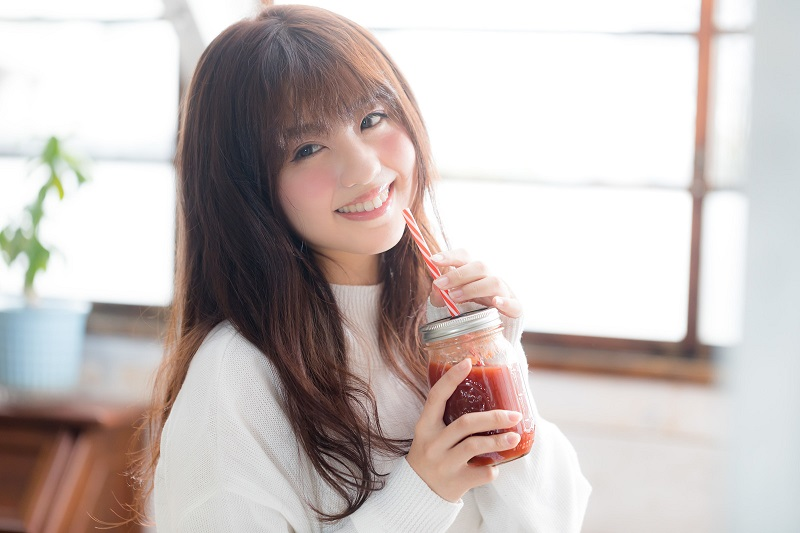
#> input picture girl01.jpg, 800 x 533 px
$ python p215.py girl01.jpg
#> lines starting #> are read from the running program, lines starting #| are printed output that depends on the picture
import sys
import cv2
if len(sys.argv)<2:
    print('表示したいファイル名を指定してください。')
    sys.exit()#ファイルが指定されていないので強制終了
file=sys.argv[1]
try:
    img=cv2.imread(file)
#> img is the input picture: shape (533, 800, 3); mean B, G, R 186.2, 188.8, 198.5
    if img is None:
        raise ValueError('ファイルが見つかりません。')
    edge=cv2.Sobel(img,-1,0,1)
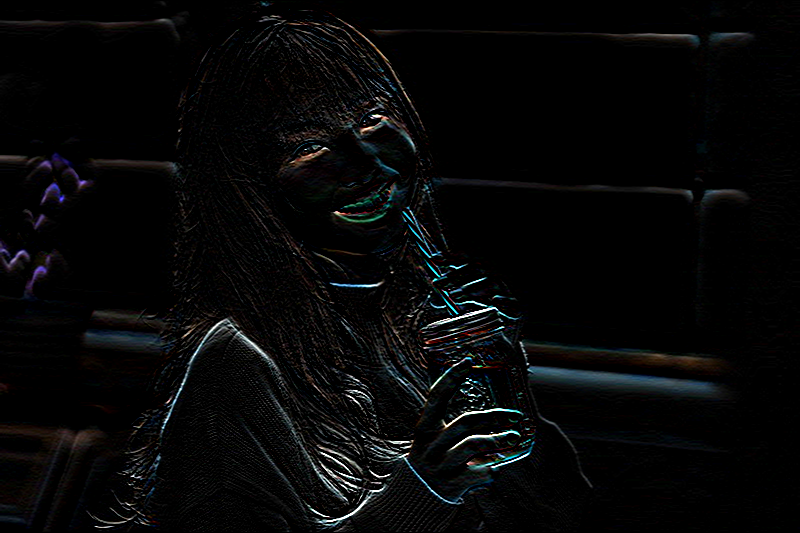
#> edge: shape (533, 800, 3); mean B, G, R 7.6, 7.3, 6.9
    cv2.imshow(file,edge)
    cv2.waitKey(0)
    cv2.destroyAllWindows()
except ValueError as e:
    print(e)
except:
    import traceback
    traceback.print_exc()

$ run again, on girl03.jpg
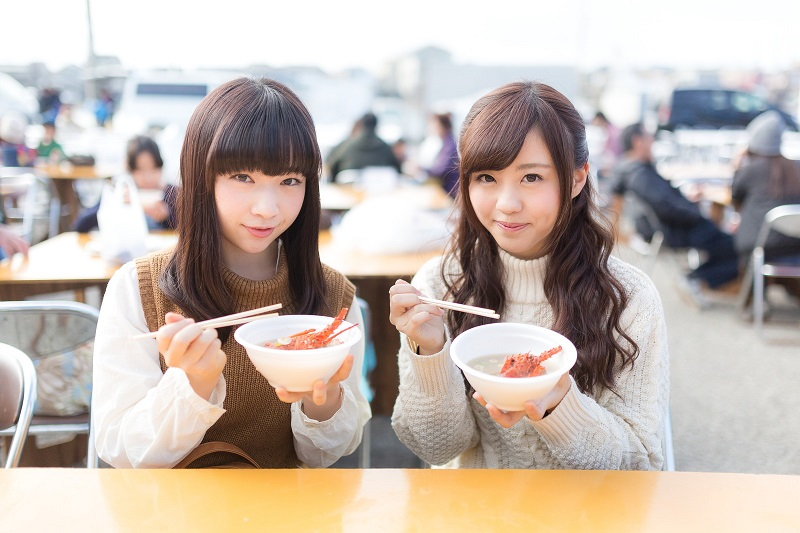
#> input picture girl03.jpg, 800 x 533 px
#> img is the input picture: shape (533, 800, 3); mean B, G, R 173.4, 181.7, 193.7
#> `edge=cv2.Sobel(img,-1,0,1)`:
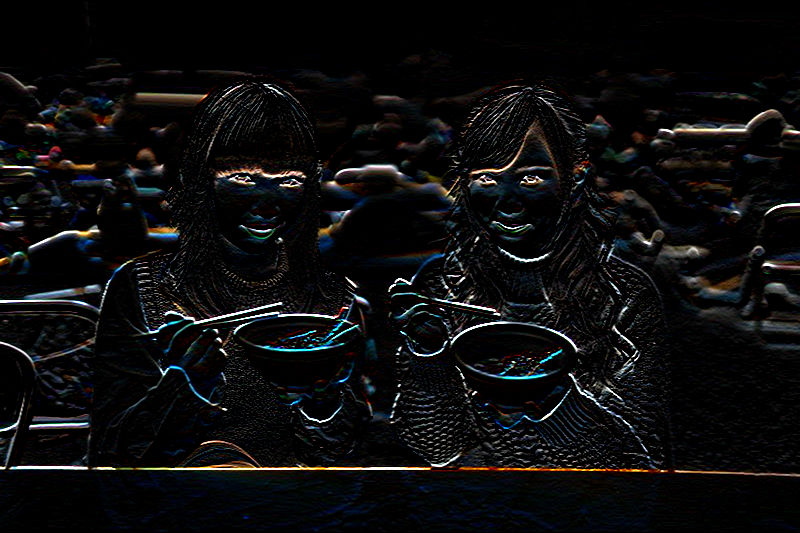
#> edge: shape (533, 800, 3); mean B, G, R 13.4, 13, 12.9

$ run again, on girl04.jpg
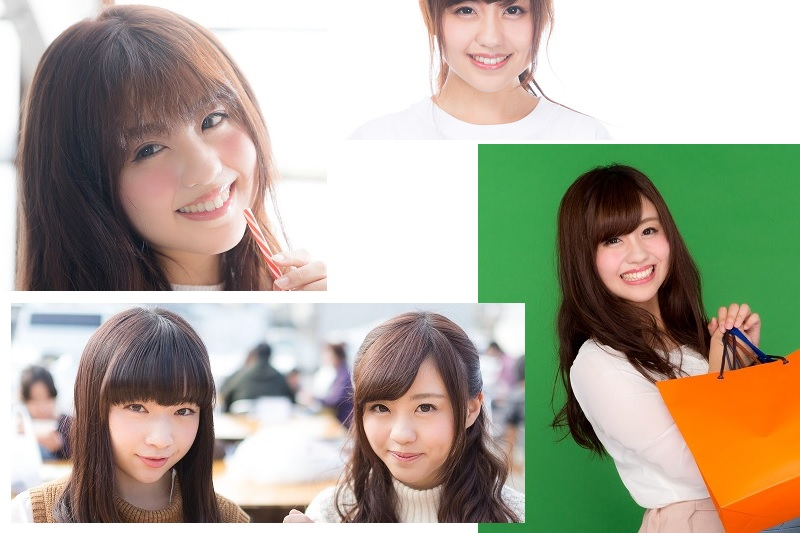
#> input picture girl04.jpg, 800 x 533 px
#> img is the input picture: shape (533, 800, 3); mean B, G, R 151.3, 167.8, 173.1
#> `edge=cv2.Sobel(img,-1,0,1)`:
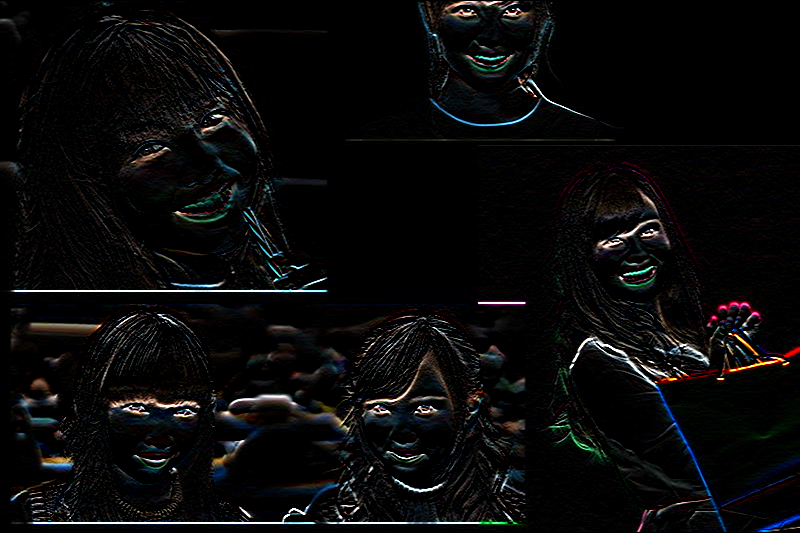
#> edge: shape (533, 800, 3); mean B, G, R 10, 9.8, 9.8
